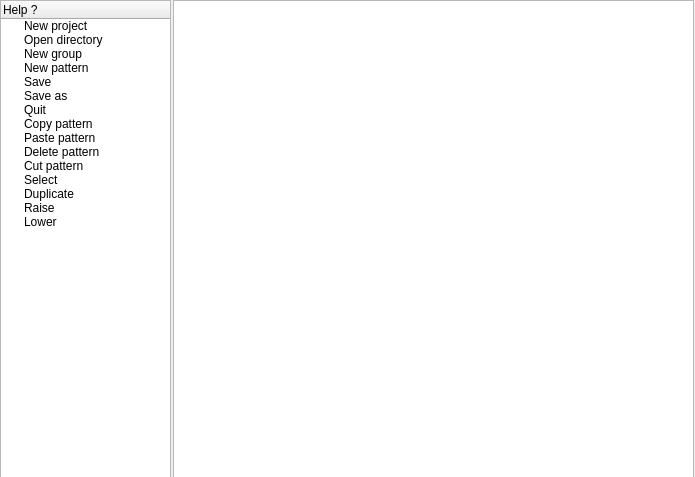
<?xml version="1.0" encoding="UTF-8"?>
<ui version="4.0">
 <class>DialogHelp</class>
 <widget class="QDialog" name="DialogHelp">
  <property name="geometry">
   <rect>
    <x>0</x>
    <y>0</y>
    <width>695</width>
    <height>477</height>
   </rect>
  </property>
  <property name="windowTitle">
   <string>Dialog</string>
  </property>
  <widget class="QTreeWidget" name="treeWidget">
   <property name="geometry">
    <rect>
     <x>0</x>
     <y>0</y>
     <width>171</width>
     <height>481</height>
    </rect>
   </property>
   <column>
    <property name="text">
     <string>Help ?</string>
    </property>
   </column>
   <item>
    <property name="text">
     <string>New project</string>
    </property>
   </item>
   <item>
    <property name="text">
     <string>Open directory</string>
    </property>
   </item>
   <item>
    <property name="text">
     <string extracomment="hahahahahaha">New group</string>
    </property>
   </item>
   <item>
    <property name="text">
     <string>New pattern</string>
    </property>
   </item>
   <item>
    <property name="text">
     <string>Save</string>
    </property>
   </item>
   <item>
    <property name="text">
     <string>Save as</string>
    </property>
   </item>
   <item>
    <property name="text">
     <string>Quit</string>
    </property>
   </item>
   <item>
    <property name="text">
     <string>Copy pattern</string>
    </property>
   </item>
   <item>
    <property name="text">
     <string>Paste pattern</string>
    </property>
   </item>
   <item>
    <property name="text">
     <string>Delete pattern</string>
    </property>
   </item>
   <item>
    <property name="text">
     <string>Cut pattern</string>
    </property>
   </item>
   <item>
    <property name="text">
     <string>Select</string>
    </property>
   </item>
   <item>
    <property name="text">
     <string>Duplicate</string>
    </property>
   </item>
   <item>
    <property name="text">
     <string>Raise</string>
    </property>
   </item>
   <item>
    <property name="text">
     <string>Lower</string>
    </property>
   </item>
  </widget>
  <widget class="QTextEdit" name="textEdit">
   <property name="geometry">
    <rect>
     <x>173</x>
     <y>0</y>
     <width>521</width>
     <height>481</height>
    </rect>
   </property>
   <property name="html">
    <string>&lt;!DOCTYPE HTML PUBLIC &quot;-//W3C//DTD HTML 4.0//EN&quot; &quot;http://www.w3.org/TR/REC-html40/strict.dtd&quot;&gt;
&lt;html&gt;&lt;head&gt;&lt;meta name=&quot;qrichtext&quot; content=&quot;1&quot; /&gt;&lt;style type=&quot;text/css&quot;&gt;
p, li { white-space: pre-wrap; }
&lt;/style&gt;&lt;/head&gt;&lt;body style=&quot; font-family:'.Helvetica Neue DeskInterface'; font-size:13pt; font-weight:400; font-style:normal;&quot;&gt;
&lt;p style=&quot;-qt-paragraph-type:empty; margin-top:0px; margin-bottom:0px; margin-left:0px; margin-right:0px; -qt-block-indent:0; text-indent:0px; font-family:'MS Shell Dlg 2'; font-size:8pt;&quot;&gt;&lt;br /&gt;&lt;/p&gt;
&lt;p style=&quot;-qt-paragraph-type:empty; margin-top:0px; margin-bottom:0px; margin-left:0px; margin-right:0px; -qt-block-indent:0; text-indent:0px; font-family:'MS Shell Dlg 2'; font-size:8pt;&quot;&gt;&lt;br /&gt;&lt;/p&gt;&lt;/body&gt;&lt;/html&gt;</string>
   </property>
  </widget>
 </widget>
 <resources/>
 <connections/>
</ui>
